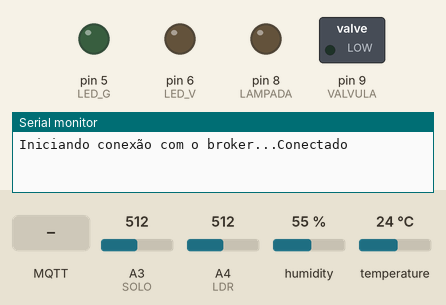
A sketch run on a simulated Arduino Uno, built with avr-gcc and run on an emulated ATmega328P. Shown: switched loads named in the sketch (green lamp = pin HIGH), output pins drawn as LEDs (lit = HIGH), the last lines printed to the serial monitor. Dashed ring = blinking. The test bench sets the inputs (shaded band); at power-on: A3 (SOLO) = 512, A4 (LDR) = 512, humidity 55 %, temperature 24 °C. WiFi joins after 1.5 s; servers stay silent unless stated; no MQTT or app messages arrive unless stated.

Above: at 2.7 s.
2.8 s: A3 (SOLO) set to 549
11.5 s: A3 (SOLO) set to 577
At 20.05 s:
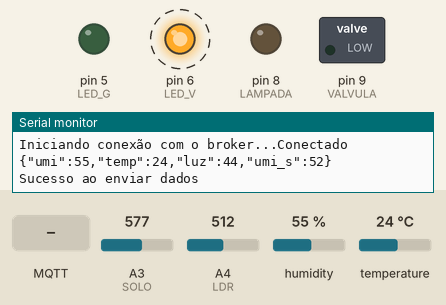
22.1 s: MQTT message "lj" arrives on the first subscribed topic
At 22.8 s:
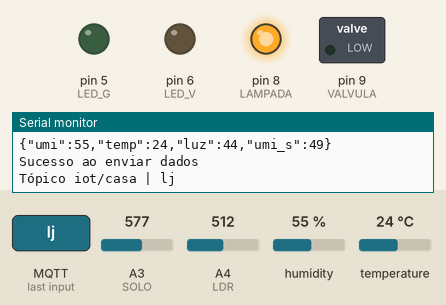
31.7 s: MQTT message "a" arrives on the first subscribed topic
At 33.3 s:
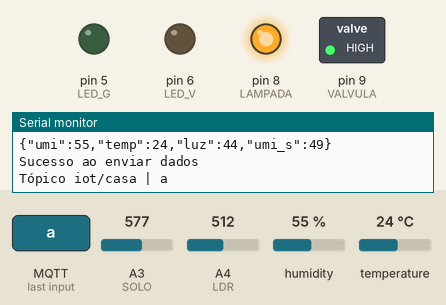
41.7 s: MQTT message "dj" arrives on the first subscribed topic
At 42.5 s:
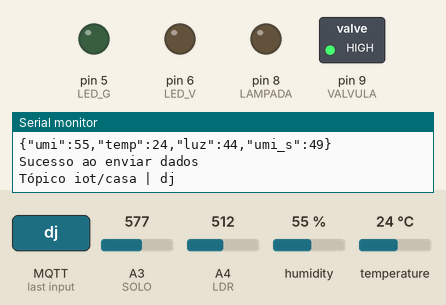
51.7 s: A3 (SOLO) set to 306
At 61.3 s:
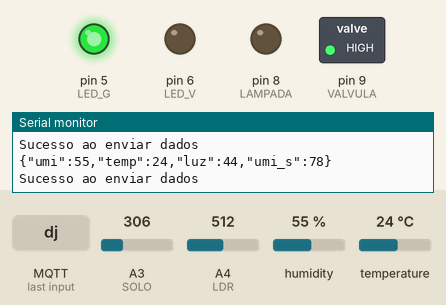
Timing chart, 0 to 62.5 s (numbered marks = the images above; inputs shaded):
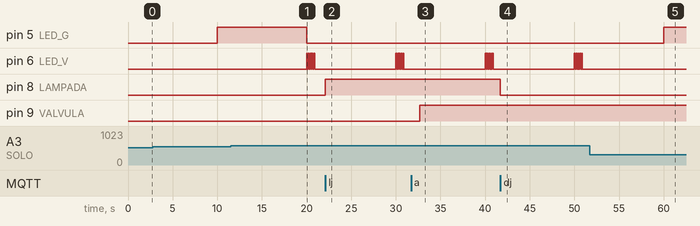

The sketch:

mqtt_ethernet.ino
```cpp
#include <ArduinoJson.h>
#include <SPI.h>          //Conexão ethernet <-> uno
#include <Ethernet.h>     //Lib para o modulo ethernet
#include <PubSubClient.h> //Lib para a conexão com o broker
#include "DHT.h"          //Lib para usar o DHT11

// Ips para configuração do Ethernet
byte mac[] = {0xDE, 0xED, 0xBA, 0xFE, 0xFE, 0xED};
IPAddress ip(45, 165, 179, 80);
IPAddress server(45, 165, 179, 100);
const char *TOPICO = "iot/casa";

//DHT
#define DHTTYPE DHT11

//Definindo as portas.
const int LED_G = 5;
const int LED_V = 6;
const int DHTPIN = 7;  //Sensor de temperatura/umidade ar
const int LAMPADA = 8; //LAMPADA NO RELE
const int VALVULA = 9; //Válvula solenoide no RELE

//Analógicos
const int SOLO = A3; //Sensor de umidade de solo
const int LDR = A4;  //Sensor de luz

//Variavéis auxliares.
String mensagem;
char leitura;
unsigned long lastMsg = 0;

StaticJsonBuffer<256> JSONbuffer;
JsonObject &JSONencoder = JSONbuffer.createObject();

//Definindo o cliente client e o ethernet
DHT dht(DHTPIN, DHTTYPE);
EthernetClient ethClient;
PubSubClient client(ethClient);

void setup()
{
  //Iniciando o monitor serial
  Serial.begin(9600);

  //Definindo as gpio
  pinMode(LAMPADA, OUTPUT);
  pinMode(VALVULA, OUTPUT);
  pinMode(LED_V, OUTPUT);
  pinMode(LED_G, OUTPUT);

  pinMode(SOLO, INPUT);
  pinMode(LDR, INPUT);

  digitalWrite(LED_V, LOW);
  digitalWrite(LED_G, LOW);
  //Iniciando o DHT11
  dht.begin();

  //Configurações para iniciar o MQTT
  client.setServer(server, 3000);
  client.setCallback(callback);

  //Iniciando o modulo ethernet
  Ethernet.begin(mac, ip);
  delay(1500);
}

void loop()
{
  if (!client.connected())
  {
    reconnect();
  }
  client.loop();
  unsigned long now = millis();
  if (now - lastMsg > 10000)
  {
    lastMsg = now;
    enviarDados();
  }
}

//Executa quando recebe uma mensagem do broker
void callback(char *topic, byte *payload, unsigned int length)
{
  for (int i = 0; i < length; i++)
  {
    char c = (char)payload[i];
    mensagem += c;
  }
  Serial.print("Tópico ");
  Serial.print(topic);
  Serial.print(" | ");
  Serial.println(mensagem);
  if (mensagem == "lj")
  {
    digitalWrite(LAMPADA, HIGH);
  }
  else if (mensagem == "dj")
  {
    digitalWrite(LAMPADA, LOW);
  }
  else if (mensagem == "a")
  {
    acionarAgua(60);
  }
  limpaMSG();
  Serial.println();
}

//Função para se reconectar ao client MQTT
void reconnect()
{
  // Fica em loop enquanto não conecta
  while (!client.connected())
  {
    Serial.print("Iniciando conexão com o broker...");
    // Tenta realizar conexão
    if (client.connect("eArduino"))
    {
      Serial.println("Conectado");
      // Fazendo o "Subscribe" no broker
      client.subscribe(TOPICO);
    }
    else
    {
      Serial.print("erro, rc=");
      Serial.print(client.state());
      Serial.println("tentando conexão em 5 segundos...");
      // Esperar 5s para reconectar
      delay(5000);
    }
  }
}
//Função para ler o sensor de umidade de solo
int lerSolo()
{
  int vlr = analogRead(SOLO);
  vlr = map(vlr, 100, 1023, 100, 0);
  return vlr;
}

int lerLdr()
{
  //Lendo o valor do sensor de luz
  int luz = analogRead(LDR);
  //Definindo o minimo de luz e o máximo
  //variavel a ser mapeada| minimo | max | min % | max %
  luz = map(luz, 0, 900, 100, 0); // Escuro tende a 0
  return luz;
}

//A cada determinado valor de tempo, checa a umidade do solo e se estiver
//abaixo de 60% ou 40% aciona a agua durante 1 segundo.
//Vale ressaltar que a válvula solenoide está como normalmente fechada
//Logo ao mandar um sinal low ela abre o circuito para que passe a energia
void acionarAgua(int vlr)
{
  if (vlr <= 60)
  {
    digitalWrite(VALVULA, LOW);
    delay(1000);
    digitalWrite(VALVULA, HIGH);
  }
  else if (vlr <= 40)
  {
    digitalWrite(VALVULA, LOW);
    delay(2000);
    digitalWrite(VALVULA, HIGH);
  }
}

void enviarDados()
{
  char msg[256];
  int umidade = lerSolo();

  mudarLeds(umidade);

  JSONencoder["umi"] = dht.readHumidity();
  JSONencoder["temp"] = dht.readTemperature();
  JSONencoder["luz"] = lerLdr();
  JSONencoder["umi_s"] = umidade;

  //Print para debug
  char JSONmessageBuffer[100];
  JSONencoder.printTo(JSONmessageBuffer, sizeof(JSONmessageBuffer));
  Serial.println(JSONmessageBuffer);

  if (client.publish("iot/casa", JSONmessageBuffer) == true)
  {
    Serial.println("Sucesso ao enviar dados");
  }
  else
  {
    Serial.println("Erro ao enviar dados");
  }
  //Desativado devido a válvula ter queimado
  //acionarAgua(umidade);
}

void mudarLeds(int vlr){
  if(vlr <= 50)
  {
    digitalWrite(LED_G, LOW);
    for(int i = 0; i < 5; i++)
    {
      digitalWrite(LED_V, HIGH);
      delay(100);
      digitalWrite(LED_V, LOW);
      delay(100);
    }
  } else {
    digitalWrite(LED_G, HIGH);
  }
}

void limpaMSG()
{
  mensagem = "";
  leitura = '0';
}
```

Measured:
- the behaviour switches between 561 and 562 on A3 (SOLO) (found by bisection; images 0 and 1)
- after the input at 11.5 s, pin 5 (LED_G): HIGH → LOW after 8.5 s; pin 6 (LED_V): alternates HIGH for 0.10 s and LOW for 0.10 s, 10 changes in all, then stays LOW, starting after 8.5 s
- after the input at 22.1 s, pin 8 (LAMPADA): LOW → HIGH at once
- after the input at 31.7 s, pin 9 (VALVULA): LOW → HIGH after 1.0 s
- after the input at 41.7 s, pin 8 (LAMPADA): HIGH → LOW at once
- after the input at 51.7 s, pin 5 (LED_G): LOW → HIGH after 8.3 s; pin 6 (LED_V): stops changing and stays LOW
